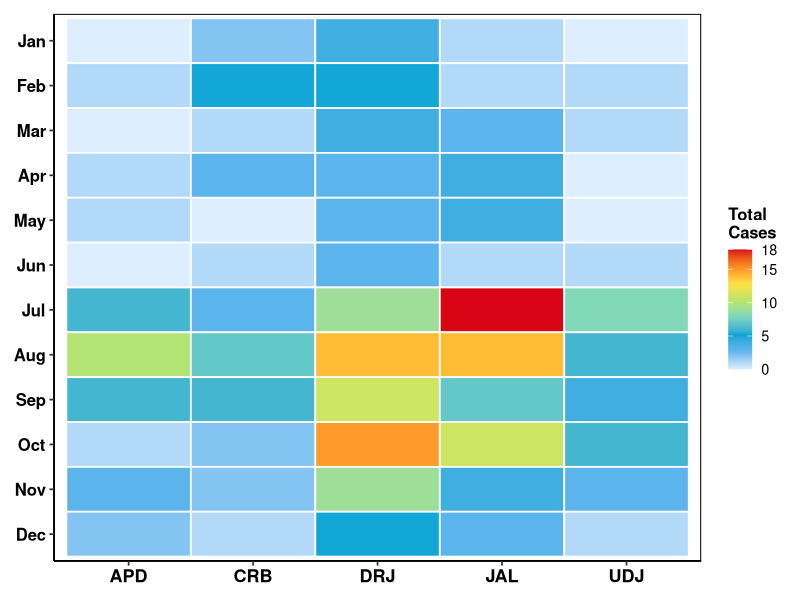
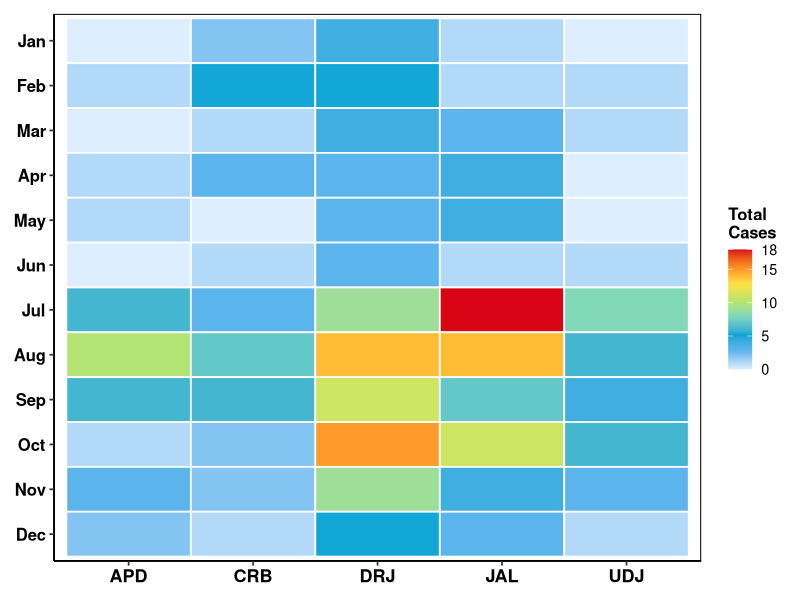
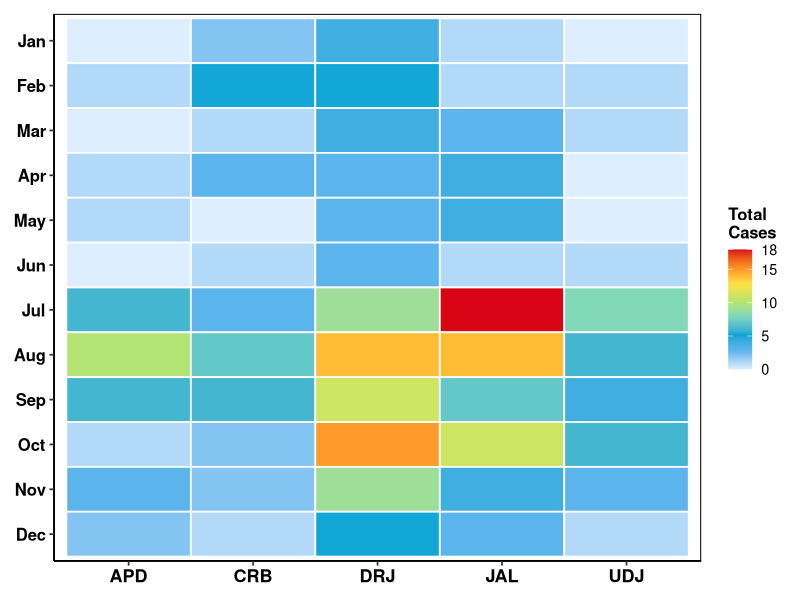

Reproduce these figures in R, in order.
#===============================================================================
#
# DISTRICT-WISE MONTHLY JEV-POSITIVE CASES
# Five districts of North Bengal, 2019-2025
#===============================================================================

suppressPackageStartupMessages({
  library(ggplot2)
  library(dplyr)
  library(tidyr)
})

#-------------------------------------------------------------------------------
# 1. MONTHS AND YEARS
#-------------------------------------------------------------------------------

years <- 2019:2025

months <- c(
  "Jan", "Feb", "Mar", "Apr", "May", "Jun",
  "Jul", "Aug", "Sep", "Oct", "Nov", "Dec"
)

#-------------------------------------------------------------------------------
# 2. DRJ DATA
#-------------------------------------------------------------------------------

DRJ <- data.frame(
  Y2019=c(0,1,3,1,0,0,1,1,0,1,1,0),
  Y2020=c(0,1,1,0,0,2,3,0,1,2,2,1),
  Y2021=c(1,0,0,0,0,0,2,3,3,1,1,2),
  Y2022=c(0,0,0,0,1,0,0,0,2,4,4,1),
  Y2023=c(1,3,0,0,2,1,0,6,2,1,0,1),
  Y2024=c(1,0,0,0,0,0,0,3,2,2,1,0),
  Y2025=c(1,0,0,2,0,0,3,1,1,4,0,0)
)

#-------------------------------------------------------------------------------
# 3. JAL DATA
#-------------------------------------------------------------------------------

JAL <- data.frame(
  Y2019=c(0,0,1,0,0,0,2,1,0,0,0,1),
  Y2020=c(0,0,2,0,0,1,2,2,0,0,0,1),
  Y2021=c(0,0,0,1,0,0,7,3,0,2,1,0),
  Y2022=c(0,0,0,1,0,0,0,0,2,4,0,1),
  Y2023=c(1,1,0,0,2,0,2,4,4,2,0,0),
  Y2024=c(0,0,0,0,0,0,2,3,1,1,0,0),
  Y2025=c(0,0,0,2,2,0,3,1,0,2,3,0)
)

#-------------------------------------------------------------------------------
# 4. UDJ DATA
#-------------------------------------------------------------------------------

UDJ <- data.frame(
  Y2019=c(0,0,0,0,0,0,1,2,1,0,1,0),
  Y2020=c(0,0,0,0,0,0,0,0,0,0,1,0),
  Y2021=c(0,0,0,0,0,0,2,2,0,1,0,0),
  Y2022=c(0,0,0,0,0,1,0,0,0,1,0,0),
  Y2023=c(0,0,0,0,0,0,1,0,0,3,0,0),
  Y2024=c(0,0,1,0,0,0,1,2,2,0,0,0),
  Y2025=c(0,1,0,0,0,0,3,0,1,1,1,1)
)

#-------------------------------------------------------------------------------
# 5. APD DATA
#-------------------------------------------------------------------------------

APD <- data.frame(
  Y2019=c(0,0,0,1,0,0,2,2,1,0,0,0),
  Y2020=c(0,0,0,0,0,0,2,0,0,0,0,0),
  Y2021=c(0,0,0,0,0,0,1,0,0,0,1,1),
  Y2022=c(0,0,0,0,0,0,0,5,2,0,0,1),
  Y2023=c(0,1,0,0,1,0,0,2,2,1,0,0),
  Y2024=c(0,0,0,0,0,0,0,1,1,0,1,0),
  Y2025=c(0,0,0,0,0,0,1,0,0,0,1,0)
)

#-------------------------------------------------------------------------------
# 6. CRB DATA
#-------------------------------------------------------------------------------

CRB <- data.frame(
  Y2019=c(1,0,1,0,0,1,1,1,0,0,0,0),
  Y2020=c(1,1,0,0,0,0,0,0,0,0,0,1),
  Y2021=c(0,0,0,1,0,0,0,0,0,0,1,0),
  Y2022=c(0,2,0,0,0,0,0,1,2,1,1,0),
  Y2023=c(0,1,0,0,0,0,0,1,3,0,0,0),
  Y2024=c(0,0,0,0,0,0,0,3,0,1,0,0),
  Y2025=c(0,1,0,2,0,0,2,1,1,0,0,0)
)

#-------------------------------------------------------------------------------
# 7. CALCULATE TOTAL CASES BY MONTH
#-------------------------------------------------------------------------------

APD_total <- rowSums(APD)
CRB_total <- rowSums(CRB)
DRJ_total <- rowSums(DRJ)
JAL_total <- rowSums(JAL)
UDJ_total <- rowSums(UDJ)

#-------------------------------------------------------------------------------
# 8. CREATE HEATMAP DATA
#-------------------------------------------------------------------------------

heatmap_data <- data.frame(
  Month = months,

  APD = APD_total,
  CRB = CRB_total,
  DRJ = DRJ_total,
  JAL = JAL_total,
  UDJ = UDJ_total
)

#-------------------------------------------------------------------------------
# 9. VERIFY TOTALS
#-------------------------------------------------------------------------------

cat("\n==============================\n")
cat("MONTHLY TOTALS\n")
cat("==============================\n")

heatmap_data$Monthly_Total <- rowSums(
  heatmap_data[, c("APD", "CRB", "DRJ", "JAL", "UDJ")]
)

print(heatmap_data)

cat("\n==============================\n")
cat("DISTRICT TOTALS\n")
cat("==============================\n")

print(
  colSums(
    heatmap_data[, c("APD", "CRB", "DRJ", "JAL", "UDJ")]
  )
)

cat("\nGrand total =", sum(heatmap_data$Monthly_Total), "\n")

#-------------------------------------------------------------------------------
# 10. CONVERT TO LONG FORMAT
#-------------------------------------------------------------------------------

heatmap_long <- heatmap_data %>%

  dplyr::select(
    Month,
    APD,
    CRB,
    DRJ,
    JAL,
    UDJ
  ) %>%

  tidyr::pivot_longer(
    cols = c(APD, CRB, DRJ, JAL, UDJ),
    names_to = "District",
    values_to = "Total_Cases"
  )

#-------------------------------------------------------------------------------
# 11. FACTOR ORDER
#-------------------------------------------------------------------------------

heatmap_long$District <- factor(
  heatmap_long$District,
  levels = c(
    "APD",
    "CRB",
    "DRJ",
    "JAL",
    "UDJ"
  )
)

heatmap_long$Month <- factor(
  heatmap_long$Month,
  levels = rev(months)
)

#-------------------------------------------------------------------------------
# 12. DYNAMIC COLOR-SCALE LIMITS AND BREAKS  (FIX)
#
# Previously: limits = c(0, 18) and breaks = c(0, 5, 10, 15) were hard-coded.
# These happened to be safe for the current data (max cell = 18) but would
# silently clip/grey-out any future value above 18, and the legend never
# displayed a tick at the true maximum.
#
# Fix: derive both from the data itself, so the scale always covers the
# full range and the legend always labels the maximum value.
#-------------------------------------------------------------------------------

max_cases <- max(heatmap_long$Total_Cases)

fill_limits <- c(0, max_cases)

fill_breaks <- unique(
  c(
    pretty(c(0, max_cases), n = 4),
    max_cases
  )
)

fill_breaks <- sort(
  fill_breaks[fill_breaks >= 0 & fill_breaks <= max_cases]
)

#-------------------------------------------------------------------------------
# 13. PUBLICATION-QUALITY HEATMAP
#-------------------------------------------------------------------------------

p <- ggplot(
  heatmap_long,
  aes(
    x = District,
    y = Month,
    fill = Total_Cases
  )
) +

  geom_tile(
    color = "white",
    linewidth = 0.6
  ) +

  scale_fill_gradientn(
    colours = c(
      "#DCEEFF",
      "#65B8F0",
      "#00A6D6",
      "#75D6C2",
      "#B8E769",
      "#FDE047",
      "#FF8C24",
      "#D90416"
    ),

    limits = fill_limits,

    breaks = fill_breaks,

    name = "Total\nCases"
  ) +

  labs(
    x = NULL,
    y = NULL
  ) +

  theme_classic(
    base_size = 13
  ) +

  theme(

    axis.text.x = element_text(
      face = "bold",
      color = "black",
      size = 13
    ),

    axis.text.y = element_text(
      face = "bold",
      color = "black",
      size = 12
    ),

    axis.title = element_text(
      face = "bold"
    ),

    legend.title = element_text(
      face = "bold",
      size = 12
    ),

    legend.text = element_text(
      color = "black"
    ),

    legend.position = "right",

    panel.border = element_rect(
      colour = "black",
      fill = NA,
      linewidth = 0.7
    ),

    plot.margin = margin(
      10,
      10,
      10,
      10
    )
  )

#-------------------------------------------------------------------------------
# 14. DISPLAY
#-------------------------------------------------------------------------------

print(p)

#-------------------------------------------------------------------------------
# 15. SAVE 300 DPI
#-------------------------------------------------------------------------------

ggsave(
  filename = "JEV_District_Month_Heatmap.png",
  plot = p,
  width = 9,
  height = 6,
  units = "in",
  dpi = 300
)

#-------------------------------------------------------------------------------
# 16. SAVE AS TIFF FOR JOURNAL SUBMISSION
#-------------------------------------------------------------------------------

ggsave(
  filename = "JEV_District_Month_Heatmap.tiff",
  plot = p,
  width = 9,
  height = 6,
  units = "in",
  dpi = 600,
  compression = "lzw"
)

#===============================================================================
# END OF SCRIPT
#===============================================================================
